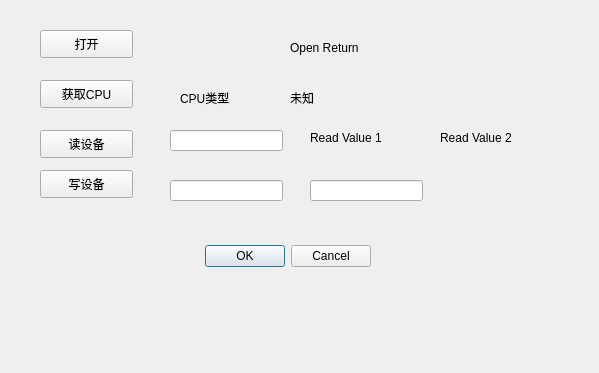
<?xml version="1.0" encoding="UTF-8"?>
<ui version="4.0">
 <class>PLCConfigDialog</class>
 <widget class="QDialog" name="PLCConfigDialog">
  <property name="geometry">
   <rect>
    <x>0</x>
    <y>0</y>
    <width>599</width>
    <height>373</height>
   </rect>
  </property>
  <property name="windowTitle">
   <string>PLC</string>
  </property>
  <widget class="QDialogButtonBox" name="buttonBox">
   <property name="geometry">
    <rect>
     <x>30</x>
     <y>240</y>
     <width>341</width>
     <height>32</height>
    </rect>
   </property>
   <property name="orientation">
    <enum>Qt::Horizontal</enum>
   </property>
   <property name="standardButtons">
    <set>QDialogButtonBox::Cancel|QDialogButtonBox::Ok</set>
   </property>
  </widget>
  <widget class="QLabel" name="label">
   <property name="geometry">
    <rect>
     <x>180</x>
     <y>90</y>
     <width>72</width>
     <height>15</height>
    </rect>
   </property>
   <property name="text">
    <string>CPU类型</string>
   </property>
  </widget>
  <widget class="QLabel" name="label_cpu_type">
   <property name="geometry">
    <rect>
     <x>290</x>
     <y>90</y>
     <width>72</width>
     <height>15</height>
    </rect>
   </property>
   <property name="text">
    <string>未知</string>
   </property>
  </widget>
  <widget class="QPushButton" name="pushButton_cpu_type">
   <property name="geometry">
    <rect>
     <x>40</x>
     <y>80</y>
     <width>93</width>
     <height>28</height>
    </rect>
   </property>
   <property name="text">
    <string>获取CPU</string>
   </property>
  </widget>
  <widget class="QPushButton" name="pushButton_open">
   <property name="geometry">
    <rect>
     <x>40</x>
     <y>30</y>
     <width>93</width>
     <height>28</height>
    </rect>
   </property>
   <property name="text">
    <string>打开</string>
   </property>
  </widget>
  <widget class="QLabel" name="label_open_return_value">
   <property name="geometry">
    <rect>
     <x>290</x>
     <y>40</y>
     <width>121</width>
     <height>16</height>
    </rect>
   </property>
   <property name="text">
    <string>Open Return</string>
   </property>
  </widget>
  <widget class="QPushButton" name="pushButton_read_device">
   <property name="geometry">
    <rect>
     <x>40</x>
     <y>130</y>
     <width>93</width>
     <height>28</height>
    </rect>
   </property>
   <property name="text">
    <string>读设备</string>
   </property>
  </widget>
  <widget class="QPushButton" name="pushButton_write_device">
   <property name="geometry">
    <rect>
     <x>40</x>
     <y>170</y>
     <width>93</width>
     <height>28</height>
    </rect>
   </property>
   <property name="text">
    <string>写设备</string>
   </property>
  </widget>
  <widget class="QLineEdit" name="lineEdit_device_read">
   <property name="geometry">
    <rect>
     <x>170</x>
     <y>130</y>
     <width>113</width>
     <height>21</height>
    </rect>
   </property>
  </widget>
  <widget class="QLineEdit" name="lineEdit_device_write">
   <property name="geometry">
    <rect>
     <x>170</x>
     <y>180</y>
     <width>113</width>
     <height>21</height>
    </rect>
   </property>
  </widget>
  <widget class="QLabel" name="label_read_value_1">
   <property name="geometry">
    <rect>
     <x>310</x>
     <y>130</y>
     <width>121</width>
     <height>16</height>
    </rect>
   </property>
   <property name="text">
    <string>Read Value 1</string>
   </property>
  </widget>
  <widget class="QLabel" name="label_read_value_2">
   <property name="geometry">
    <rect>
     <x>440</x>
     <y>130</y>
     <width>121</width>
     <height>16</height>
    </rect>
   </property>
   <property name="text">
    <string>Read Value 2</string>
   </property>
  </widget>
  <widget class="QLineEdit" name="lineEdit_device_write_value">
   <property name="geometry">
    <rect>
     <x>310</x>
     <y>180</y>
     <width>113</width>
     <height>21</height>
    </rect>
   </property>
  </widget>
 </widget>
 <resources/>
 <connections>
  <connection>
   <sender>buttonBox</sender>
   <signal>accepted()</signal>
   <receiver>PLCConfigDialog</receiver>
   <slot>accept()</slot>
   <hints>
    <hint type="sourcelabel">
     <x>248</x>
     <y>254</y>
    </hint>
    <hint type="destinationlabel">
     <x>157</x>
     <y>274</y>
    </hint>
   </hints>
  </connection>
  <connection>
   <sender>buttonBox</sender>
   <signal>rejected()</signal>
   <receiver>PLCConfigDialog</receiver>
   <slot>reject()</slot>
   <hints>
    <hint type="sourcelabel">
     <x>316</x>
     <y>260</y>
    </hint>
    <hint type="destinationlabel">
     <x>286</x>
     <y>274</y>
    </hint>
   </hints>
  </connection>
 </connections>
</ui>
